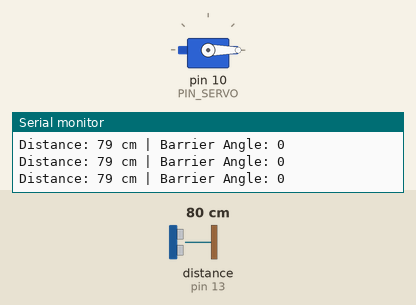
Simulated run of this sketch. Board: Arduino Uno, built with avr-gcc and run on an emulated ATmega328P. On the bench: servo, the last lines printed to the serial monitor. Wiring (inferred from the names in the program): ultrasonic range finder: trigger pin 12; echo pin 13. Inputs (shaded band) come from the test bench; at power-on: distance to the obstacle (sensor on pin 13) 80 cm. The echo pulse lasts 58.3 µs per cm.

Above: at 1.7 s.
1.8 s: distance to the obstacle (sensor on pin 13) set to 2 cm
At 2.28 s:
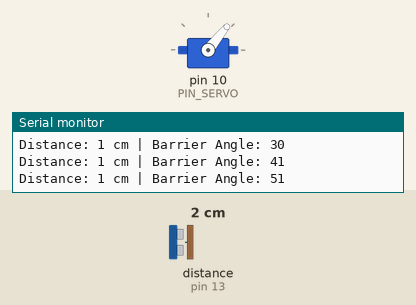
At 4.2 s:
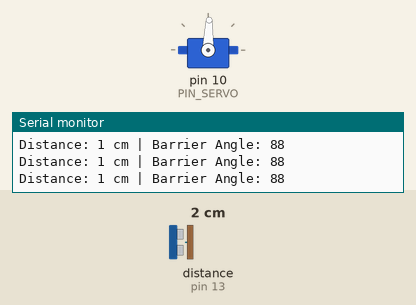
4.8 s: distance to the obstacle (sensor on pin 13) set to 35 cm
7.8 s: distance to the obstacle (sensor on pin 13) set to 4 cm
At 8.05 s:
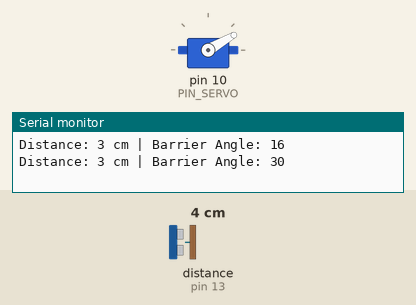
10.8 s: distance to the obstacle (sensor on pin 13) set to 60 cm
Timing chart, 0 to 13.8 s (numbered marks = the images above; inputs shaded):
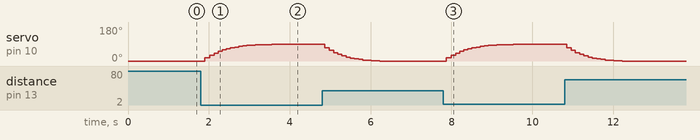

The sketch:

parking_barrier_sigmoid.ino
```cpp
/*
 * Challenge 1: Parking Lot Barrier with Servo Motor and Ultrasonic Sensor
 * Software Project II - 2026
 *
 * Features:
 * - Ultrasonic sensor detects vehicle distance
 * - Servo motor controls barrier smoothly with Sigmoid function
 * - Smooth up/down motion
 */

#include <Servo.h>

// ===== PIN Definitions =====
#define PIN_SERVO 10
#define PIN_TRIG 12
#define PIN_ECHO 13

// ===== Constants =====
#define DETECTION_DISTANCE 20  // 20cm - vehicle detection threshold
#define BARRIER_UP 90         // barrier up angle
#define BARRIER_DOWN 0         // barrier down angle
#define MOVING_TIME 6000       // servo movement time (2 seconds)
#define SMOOTH_FACTOR 3.0      // sigmoid smoothness parameter

// ===== Global Variables =====
Servo myServo;
unsigned long moveStartTime;
int targetAngle = BARRIER_DOWN;
int currentAngle = BARRIER_DOWN;
bool isVehicleDetected = false;
bool wasVehicleDetected = false;

// ===== Ultrasonic Sensor Functions =====
long measureDistance() {
  // Send trigger pulse
  digitalWrite(PIN_TRIG, LOW);
  delayMicroseconds(2);
  digitalWrite(PIN_TRIG, HIGH);
  delayMicroseconds(10);
  digitalWrite(PIN_TRIG, LOW);

  // Read echo pulse width
  long duration = pulseIn(PIN_ECHO, HIGH);

  // Calculate distance (duration / 2 / 29.1)
  // 29.1: microseconds per cm at the speed of sound
  long distance = duration / 2 / 29.1;

  return distance;
}

// ===== Sigmoid Function (for smooth control) =====
float sigmoid(float x, float k) {
  // S-shaped curve: y = 1 / (1 + e^(-k*x))
  // x: normalized value from 0 to 1
  // k: smoothness factor (higher = steeper)
  return 1.0 / (1.0 + exp(-k * (x - 0.5)));
}

// ===== Smooth Step Function (alternative) =====
// Cubic easing: y = t^2 * (3 - 2*t)
float smoothstep(float t) {
  // t: normalized value from 0 to 1
  // Produces smooth acceleration/deceleration
  return t * t * (3.0 - 2.0 * t);
}

// ===== Servo Control with Smooth Transition =====
int getSmoothAngle(unsigned long elapsed, int fromAngle, int toAngle, bool useSigmoid) {
  if (elapsed >= MOVING_TIME) {
    return toAngle;  // Movement finished
  }

  float progress = (float)elapsed / MOVING_TIME;  // 0.0 to 1.0

  float smoothProgress;
  if (useSigmoid) {
    smoothProgress = sigmoid(progress, SMOOTH_FACTOR);
  } else {
    smoothProgress = smoothstep(progress);
  }

  int newAngle = fromAngle + (toAngle - fromAngle) * smoothProgress;
  return newAngle;
}

// ===== Setup Function =====
void setup() {
  Serial.begin(9600);

  // Initialize servo
  myServo.attach(PIN_SERVO);
  myServo.write(BARRIER_DOWN);
  delay(500);

  // Initialize ultrasonic sensor
  pinMode(PIN_TRIG, OUTPUT);
  pinMode(PIN_ECHO, INPUT);

  // Start movement timer
  moveStartTime = millis();

  Serial.println("Parking Barrier System Started");
  Serial.println("Using: Sigmoid Function");
}

// ===== Main Loop =====
void loop() {
  // Measure distance
  long distance = measureDistance();

  // Detect vehicle
  isVehicleDetected = (distance < DETECTION_DISTANCE && distance > 0);

  // Update target angle based on detection
  if (isVehicleDetected && !wasVehicleDetected) {
    // Vehicle approaching -> raise barrier
    targetAngle = BARRIER_UP;
    moveStartTime = millis();
    Serial.print("Vehicle detected! Distance: ");
    Serial.print(distance);
    Serial.println(" cm - Raising barrier");
  }
  else if (!isVehicleDetected && wasVehicleDetected) {
    // Vehicle passed -> lower barrier
    targetAngle = BARRIER_DOWN;
    moveStartTime = millis();
    Serial.println("Vehicle passed - Lowering barrier");
  }

  wasVehicleDetected = isVehicleDetected;

  // Calculate smooth servo position
  unsigned long elapsed = millis() - moveStartTime;
  currentAngle = getSmoothAngle(elapsed, currentAngle, targetAngle, true);  // true: use Sigmoid

  // Apply servo position
  myServo.write(currentAngle);

  // Debug output
  Serial.print("Distance: ");
  Serial.print(distance);
  Serial.print(" cm | Barrier Angle: ");
  Serial.println(currentAngle);

  delay(100);  // 50ms interval for smooth control
}
```

Measured:
- after the input at 1.8 s, servo on pin 10 (PIN_SERVO): moves from 0° to 88° over 1.6 s, starting after 0.10 s
- after the input at 7.8 s, servo on pin 10 (PIN_SERVO): moves from 0° to 88° over 1.6 s, starting after 0.08 s
